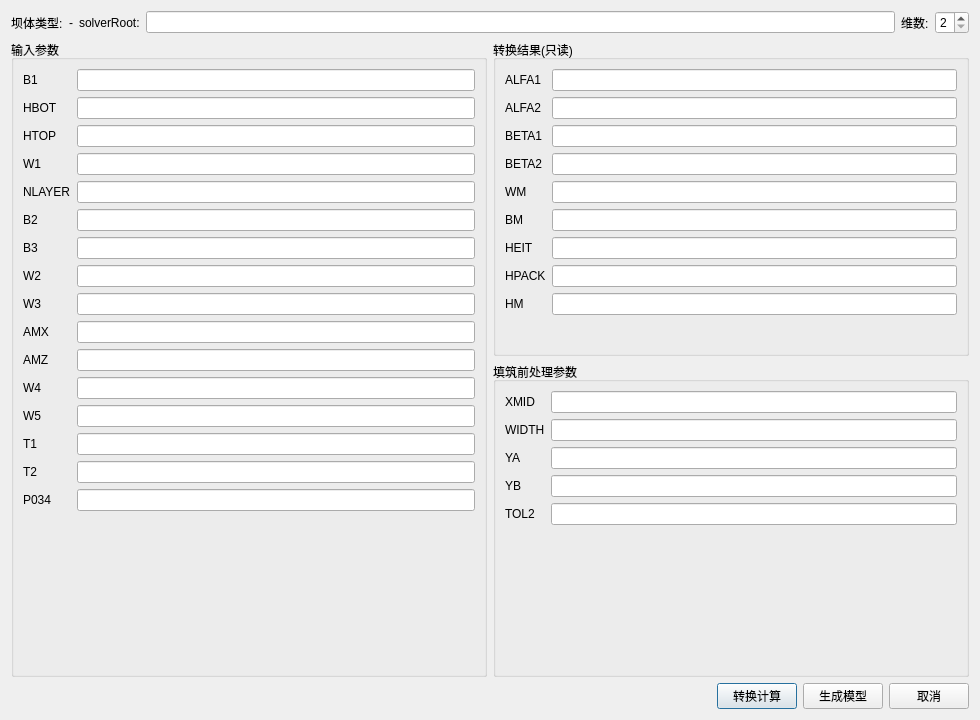
<?xml version="1.0" encoding="UTF-8"?>
<ui version="4.0">
 <class>DamParametricDialog</class>
 <widget class="QDialog" name="DamParametricDialog">
  <property name="geometry">
   <rect><x>0</x><y>0</y><width>980</width><height>720</height></rect>
  </property>
  <property name="windowTitle"><string>坝体参数化建模</string></property>
  <layout class="QVBoxLayout" name="verticalLayout">
   <item>
    <layout class="QHBoxLayout" name="topLayout">
     <item><widget class="QLabel" name="labelTypeTitle"><property name="text"><string>坝体类型:</string></property></widget></item>
     <item><widget class="QLabel" name="labelDamType"><property name="text"><string>-</string></property></widget></item>
     <item><widget class="QLabel" name="labelSolver"><property name="text"><string>solverRoot:</string></property></widget></item>
     <item><widget class="QLineEdit" name="editSolverRoot"/></item>
     <item><widget class="QLabel" name="labelDim"><property name="text"><string>维数:</string></property></widget></item>
     <item><widget class="QSpinBox" name="spinDim"><property name="minimum"><number>2</number></property><property name="maximum"><number>3</number></property></widget></item>
    </layout>
   </item>
   <item>
    <layout class="QHBoxLayout" name="mainLayout">
     <item>
      <widget class="QGroupBox" name="groupInputs">
       <property name="title"><string>输入参数</string></property>
       <layout class="QFormLayout" name="formInputs">
        <item row="0" column="0"><widget class="QLabel" name="labelP003"><property name="text"><string>B1</string></property></widget></item>
        <item row="0" column="1"><widget class="QLineEdit" name="editP003"/></item>
        <item row="1" column="0"><widget class="QLabel" name="labelP004"><property name="text"><string>HBOT</string></property></widget></item>
        <item row="1" column="1"><widget class="QLineEdit" name="editP004"/></item>
        <item row="2" column="0"><widget class="QLabel" name="labelP005"><property name="text"><string>HTOP</string></property></widget></item>
        <item row="2" column="1"><widget class="QLineEdit" name="editP005"/></item>
        <item row="3" column="0"><widget class="QLabel" name="labelP006"><property name="text"><string>W1</string></property></widget></item>
        <item row="3" column="1"><widget class="QLineEdit" name="editP006"/></item>
        <item row="4" column="0"><widget class="QLabel" name="labelP009"><property name="text"><string>NLAYER</string></property></widget></item>
        <item row="4" column="1"><widget class="QLineEdit" name="editP009"/></item>
        <item row="5" column="0"><widget class="QLabel" name="labelP010"><property name="text"><string>B2</string></property></widget></item>
        <item row="5" column="1"><widget class="QLineEdit" name="editP010"/></item>
        <item row="6" column="0"><widget class="QLabel" name="labelP011"><property name="text"><string>B3</string></property></widget></item>
        <item row="6" column="1"><widget class="QLineEdit" name="editP011"/></item>
        <item row="7" column="0"><widget class="QLabel" name="labelP012"><property name="text"><string>W2</string></property></widget></item>
        <item row="7" column="1"><widget class="QLineEdit" name="editP012"/></item>
        <item row="8" column="0"><widget class="QLabel" name="labelP013"><property name="text"><string>W3</string></property></widget></item>
        <item row="8" column="1"><widget class="QLineEdit" name="editP013"/></item>
        <item row="9" column="0"><widget class="QLabel" name="labelP015"><property name="text"><string>AMX</string></property></widget></item>
        <item row="9" column="1"><widget class="QLineEdit" name="editP015"/></item>
        <item row="10" column="0"><widget class="QLabel" name="labelP016"><property name="text"><string>AMZ</string></property></widget></item>
        <item row="10" column="1"><widget class="QLineEdit" name="editP016"/></item>
        <item row="11" column="0"><widget class="QLabel" name="labelW4"><property name="text"><string>W4</string></property></widget></item>
        <item row="11" column="1"><widget class="QLineEdit" name="editP025"/></item>
        <item row="12" column="0"><widget class="QLabel" name="labelW5"><property name="text"><string>W5</string></property></widget></item>
        <item row="12" column="1"><widget class="QLineEdit" name="editP027"/></item>
        <item row="13" column="0"><widget class="QLabel" name="labelT1"><property name="text"><string>T1</string></property></widget></item>
        <item row="13" column="1"><widget class="QLineEdit" name="editP029"/></item>
        <item row="14" column="0"><widget class="QLabel" name="labelT2"><property name="text"><string>T2</string></property></widget></item>
        <item row="14" column="1"><widget class="QLineEdit" name="editP031"/></item>
        <item row="15" column="0"><widget class="QLabel" name="labelP034"><property name="text"><string>P034</string></property></widget></item>
        <item row="15" column="1"><widget class="QLineEdit" name="editP034"/></item>
       </layout>
      </widget>
     </item>
     <item>
      <layout class="QVBoxLayout" name="rightLayout">
       <item>
        <widget class="QGroupBox" name="groupDerived">
         <property name="title"><string>转换结果(只读)</string></property>
         <layout class="QFormLayout" name="formDerived">
          <item row="0" column="0"><widget class="QLabel" name="labelD1"><property name="text"><string>ALFA1</string></property></widget></item>
          <item row="0" column="1"><widget class="QLineEdit" name="editP001"><property name="readOnly"><bool>true</bool></property></widget></item>
          <item row="1" column="0"><widget class="QLabel" name="labelD2"><property name="text"><string>ALFA2</string></property></widget></item>
          <item row="1" column="1"><widget class="QLineEdit" name="editP002"><property name="readOnly"><bool>true</bool></property></widget></item>
          <item row="2" column="0"><widget class="QLabel" name="labelD3"><property name="text"><string>BETA1</string></property></widget></item>
          <item row="2" column="1"><widget class="QLineEdit" name="editP007"><property name="readOnly"><bool>true</bool></property></widget></item>
          <item row="3" column="0"><widget class="QLabel" name="labelD4"><property name="text"><string>BETA2</string></property></widget></item>
          <item row="3" column="1"><widget class="QLineEdit" name="editP008"><property name="readOnly"><bool>true</bool></property></widget></item>
          <item row="4" column="0"><widget class="QLabel" name="labelD5"><property name="text"><string>WM</string></property></widget></item>
          <item row="4" column="1"><widget class="QLineEdit" name="editP019"><property name="readOnly"><bool>true</bool></property></widget></item>
          <item row="5" column="0"><widget class="QLabel" name="labelD6"><property name="text"><string>BM</string></property></widget></item>
          <item row="5" column="1"><widget class="QLineEdit" name="editP020"><property name="readOnly"><bool>true</bool></property></widget></item>
          <item row="6" column="0"><widget class="QLabel" name="labelD7"><property name="text"><string>HEIT</string></property></widget></item>
          <item row="6" column="1"><widget class="QLineEdit" name="editP021"><property name="readOnly"><bool>true</bool></property></widget></item>
          <item row="7" column="0"><widget class="QLabel" name="labelD8"><property name="text"><string>HPACK</string></property></widget></item>
          <item row="7" column="1"><widget class="QLineEdit" name="editP022"><property name="readOnly"><bool>true</bool></property></widget></item>
          <item row="8" column="0"><widget class="QLabel" name="labelD9"><property name="text"><string>HM</string></property></widget></item>
          <item row="8" column="1"><widget class="QLineEdit" name="editP023"><property name="readOnly"><bool>true</bool></property></widget></item>
         </layout>
        </widget>
       </item>
       <item>
        <widget class="QGroupBox" name="groupFillPrep">
         <property name="title"><string>填筑前处理参数</string></property>
         <layout class="QFormLayout" name="formFillPrep">
          <item row="0" column="0"><widget class="QLabel" name="labelXmid"><property name="text"><string>XMID</string></property></widget></item>
          <item row="0" column="1"><widget class="QLineEdit" name="editXmid"/></item>
          <item row="1" column="0"><widget class="QLabel" name="labelWidth"><property name="text"><string>WIDTH</string></property></widget></item>
          <item row="1" column="1"><widget class="QLineEdit" name="editWidth"/></item>
          <item row="2" column="0"><widget class="QLabel" name="labelYa"><property name="text"><string>YA</string></property></widget></item>
          <item row="2" column="1"><widget class="QLineEdit" name="editYa"/></item>
          <item row="3" column="0"><widget class="QLabel" name="labelYb"><property name="text"><string>YB</string></property></widget></item>
          <item row="3" column="1"><widget class="QLineEdit" name="editYb"/></item>
          <item row="4" column="0"><widget class="QLabel" name="labelTol2"><property name="text"><string>TOL2</string></property></widget></item>
          <item row="4" column="1"><widget class="QLineEdit" name="editTol2"/></item>
         </layout>
        </widget>
       </item>
      </layout>
     </item>
    </layout>
   </item>
   <item>
    <layout class="QHBoxLayout" name="buttonLayout">
     <item><spacer name="horizontalSpacer"><property name="orientation"><enum>Qt::Horizontal</enum></property><property name="sizeHint" stdset="0"><size><width>40</width><height>20</height></size></property></spacer></item>
     <item><widget class="QPushButton" name="btnConvert"><property name="text"><string>转换计算</string></property></widget></item>
     <item><widget class="QPushButton" name="btnGenerate"><property name="text"><string>生成模型</string></property></widget></item>
     <item><widget class="QPushButton" name="btnCancel"><property name="text"><string>取消</string></property></widget></item>
    </layout>
   </item>
  </layout>
 </widget>
 <resources/>
 <connections/>
</ui>
